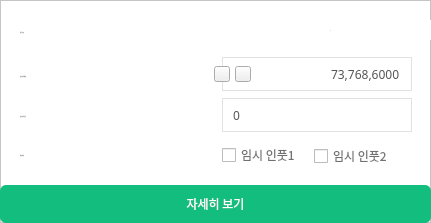
   <widget class="QFrame" name="frame_4">
    <property name="geometry">
     <rect>
      <x>1240</x>
      <y>797</y>
      <width>431</width>
      <height>223</height>
     </rect>
    </property>
    <property name="styleSheet">
     <string notr="true">QFrame {
	background-color: #fff;
}

QLabel {
	color: #707070;
}</string>
    </property>
    <property name="frameShape">
     <enum>QFrame::StyledPanel</enum>
    </property>
    <property name="frameShadow">
     <enum>QFrame::Raised</enum>
    </property>
    <widget class="QCheckBox" name="checkBox_2">
     <property name="geometry">
      <rect>
       <x>314</x>
       <y>146</y>
       <width>80</width>
       <height>20</height>
      </rect>
     </property>
     <property name="font">
      <font>
       <family>NotoSansKR</family>
       <weight>50</weight>
       <bold>false</bold>
      </font>
     </property>
     <property name="styleSheet">
      <string notr="true">	color: #707070;
</string>
     </property>
     <property name="text">
      <string>임시 인풋2</string>
     </property>
    </widget>
    <widget class="QLabel" name="label_4">
     <property name="geometry">
      <rect>
       <x>20</x>
       <y>145</y>
       <width>121</width>
       <height>20</height>
      </rect>
     </property>
     <property name="font">
      <font>
       <family>NotoSansKR</family>
       <pointsize>-1</pointsize>
      </font>
     </property>
     <property name="text">
      <string>투자 성향</string>
     </property>
    </widget>
    <widget class="QCheckBox" name="checkBox">
     <property name="geometry">
      <rect>
       <x>222</x>
       <y>145</y>
       <width>81</width>
       <height>20</height>
      </rect>
     </property>
     <property name="font">
      <font>
       <family>NotoSansKR</family>
       <weight>50</weight>
       <bold>false</bold>
      </font>
     </property>
     <property name="styleSheet">
      <string notr="true">	color: #707070;
</string>
     </property>
     <property name="text">
      <string>임시 인풋1</string>
     </property>
    </widget>
    <widget class="QLabel" name="label_3">
     <property name="geometry">
      <rect>
       <x>20</x>
       <y>106</y>
       <width>121</width>
       <height>20</height>
      </rect>
     </property>
     <property name="font">
      <font>
       <family>NotoSansKR</family>
       <pointsize>-1</pointsize>
      </font>
     </property>
     <property name="text">
      <string>자동 거래 금액</string>
     </property>
    </widget>
    <widget class="QLineEdit" name="lineEdit_2">
     <property name="geometry">
      <rect>
       <x>222</x>
       <y>98</y>
       <width>190</width>
       <height>34</height>
      </rect>
     </property>
     <property name="font">
      <font>
       <family>NotoSansKR</family>
       <weight>50</weight>
       <bold>false</bold>
      </font>
     </property>
     <property name="styleSheet">
      <string notr="true">QLineEdit {
  border: 0.5px solid #e2e2e2;
  background-color: #fff;
  color: #555;
  padding: 0 8px
}</string>
     </property>
     <property name="text">
      <string>0</string>
     </property>
    </widget>
    <widget class="QLabel" name="label_2">
     <property name="geometry">
      <rect>
       <x>20</x>
       <y>66</y>
       <width>121</width>
       <height>20</height>
      </rect>
     </property>
     <property name="font">
      <font>
       <family>NotoSansKR</family>
       <pointsize>-1</pointsize>
      </font>
     </property>
     <property name="text">
      <string>자동 거래 비율</string>
     </property>
    </widget>
    <widget class="QLabel" name="label">
     <property name="geometry">
      <rect>
       <x>20</x>
       <y>22</y>
       <width>121</width>
       <height>20</height>
      </rect>
     </property>
     <property name="font">
      <font>
       <family>NotoSansKR</family>
       <pointsize>-1</pointsize>
      </font>
     </property>
     <property name="text">
      <string>주문 가능</string>
     </property>
    </widget>
    <widget class="QLabel" name="label_6">
     <property name="geometry">
      <rect>
       <x>330</x>
       <y>20</y>
       <width>111</width>
       <height>20</height>
      </rect>
     </property>
     <property name="font">
      <font>
       <family>NotoSansKR</family>
       <pointsize>-1</pointsize>
      </font>
     </property>
     <property name="text">
      <string>0</string>
     </property>
    </widget>
    <widget class="QLineEdit" name="lineEdit_11">
     <property name="geometry">
      <rect>
       <x>222</x>
       <y>57</y>
       <width>190</width>
       <height>34</height>
      </rect>
     </property>
     <property name="font">
      <font>
       <family>NotoSansKR</family>
       <weight>50</weight>
       <bold>false</bold>
      </font>
     </property>
     <property name="styleSheet">
      <string notr="true">QLineEdit {
  border: 0.5px solid #e2e2e2;
  background-color: #fff;
  color: #555;
  padding: 0 8px;
}</string>
     </property>
     <property name="text">
      <string>73,768,6000</string>
     </property>
     <property name="alignment">
      <set>Qt::AlignRight|Qt::AlignTrailing|Qt::AlignVCenter</set>
     </property>
    </widget>
    <widget class="QPushButton" name="pushButton_15">
     <property name="geometry">
      <rect>
       <x>214</x>
       <y>66</y>
       <width>16</width>
       <height>16</height>
      </rect>
     </property>
     <property name="text">
      <string/>
     </property>
     <property name="icon">
      <iconset>
       <normaloff>icon/minus.png</normaloff>icon/minus.png</iconset>
     </property>
    </widget>
    <widget class="QPushButton" name="pushButton_14">
     <property name="geometry">
      <rect>
       <x>235</x>
       <y>66</y>
       <width>16</width>
       <height>16</height>
      </rect>
     </property>
     <property name="text">
      <string/>
     </property>
     <property name="icon">
      <iconset>
       <normaloff>icon/plus.png</normaloff>icon/plus.png</iconset>
     </property>
    </widget>
    <widget class="QPushButton" name="pushButton_16">
     <property name="geometry">
      <rect>
       <x>0</x>
       <y>185</y>
       <width>431</width>
       <height>38</height>
      </rect>
     </property>
     <property name="font">
      <font>
       <family>NotoSansKR</family>
       <weight>50</weight>
       <bold>false</bold>
      </font>
     </property>
     <property name="styleSheet">
      <string notr="true">background-color: #13bd7e;
color: #fff;
border-radius: 6px;</string>
     </property>
     <property name="text">
      <string>자세히 보기</string>
     </property>
    </widget>
   </widget>
